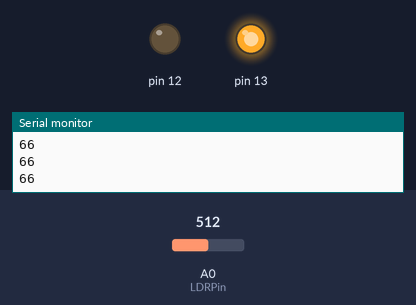
The sketch below on a simulated Arduino Uno, built with avr-gcc and run on an emulated ATmega328P. Parts: output pins drawn as LEDs (lit = HIGH), the last lines printed to the serial monitor. Inputs (shaded band) come from the test bench; at power-on: A0 (LDRPin) = 512.

Above: at 1.2 s.
1.3 s: A0 (LDRPin) set to 89
2.8 s: A0 (LDRPin) set to 80
At 3.8 s:
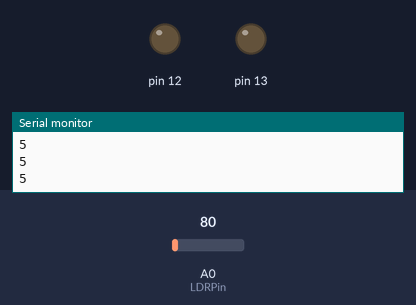
4.3 s: A0 (LDRPin) set to 122
At 5.2 s:
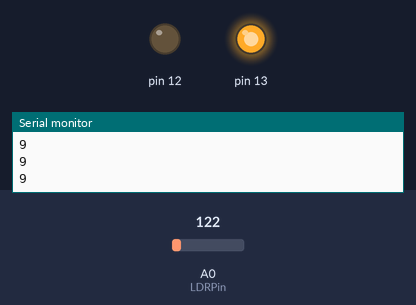
5.8 s: A0 (LDRPin) set to 0
At 6.6 s:
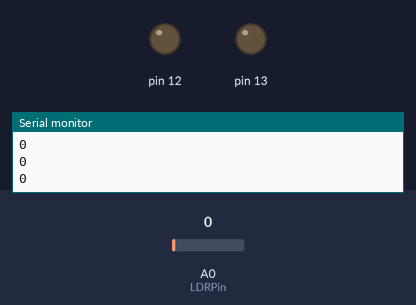
Timing chart, 0 to 8.3 s (numbered marks = the images above; inputs shaded):
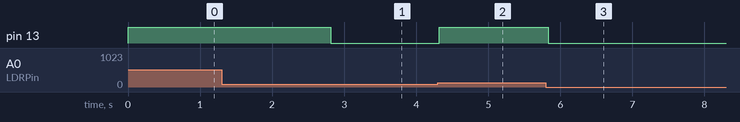

Measured:
- the behaviour switches between 85 and 84 on A0 (LDRPin) (found by bisection; images 0 and 1)
- after the input at 2.8 s, pin 13: HIGH → LOW at once
- after the input at 4.3 s, pin 13: LOW → HIGH at once
- after the input at 5.8 s, pin 13: HIGH → LOW at once

The sketch:

FotoRes.ino
```cpp
const long A = 1000, A2 = 1000;     //Resistencia en oscuridad en KΩ
const int B = 15, B2 = 15;        //Resistencia a la luz (10 Lux) en KΩ
const int Rc = 10, Rc2 = 10;       //Resistencia calibracion en KΩ
const int LDRPin = A0, LDRPin2 = A1;   //Pin del LDR

int V, V2;
int ilum, ilum2;

void setup()
{
   Serial.begin(115200);
   pinMode(13,OUTPUT);
   pinMode(12,OUTPUT);
}

void loop()
{
   V = analogRead(LDRPin);

   //ilum = ((long)(1024-V)*A*10)/((long)B*Rc*V);  //usar si LDR entre GND y A0
   ilum = ((long)V*A*10)/((long)B*Rc*(1024-V));    //usar si LDR entre A0 y Vcc (como en el esquema anterior)
   Serial.println(ilum);
   if(ilum>5)
   digitalWrite(13, HIGH);
   else
   digitalWrite(13, LOW);
   ////////////// sensor 2
      V = analogRead(LDRPin);

   //ilum = ((long)(1024-V)*A*10)/((long)B*Rc*V);  //usar si LDR entre GND y A0
   ilum = ((long)V*A*10)/((long)B*Rc*(1024-V));    //usar si LDR entre A0 y Vcc (como en el esquema anterior)
   Serial.println(ilum);
   if(ilum>5)
   digitalWrite(13, HIGH);
   else
   digitalWrite(13, LOW);
   delay(100);
}
```
